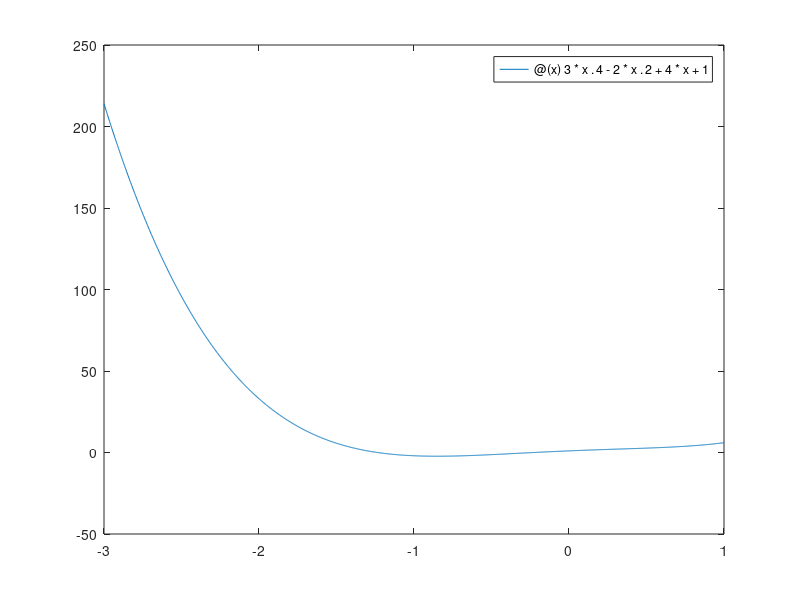

Here is the MATLAB script that generated this plot: (Note: this script raises an error after producing the figure.)
%% Function to minimize
f = @(x) 3*x.^4 - 2*x.^2 + 4*x + 1;

%% Initial guess
x0 = 0;

fplot(f, [-3 1])
hold on
plot(x_min, y_min, 'ro')   % mark the minimum point
hold off


%% Show results
fprintf('Minimum x = %.6f\n', x_min);
fprintf('Minimum y = %.6f\n', y_min);

% Minimum x = -0.851375
% Minimum y = -2.279002
